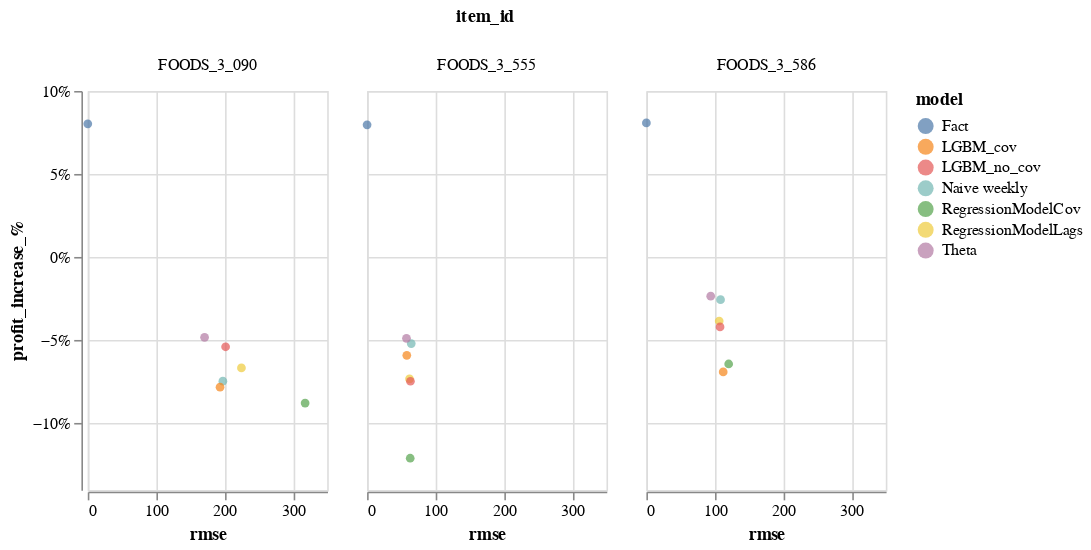

The code cell stored with this chart in its notebook:
### Code cell
alt.Chart(eval_df).mark_circle().encode(
    x=alt.X('rmse:Q',scale=alt.Scale(zero=False)),
    y=alt.Y('profit_increase_%:Q',scale=alt.Scale(zero=False), axis=alt.Axis(format='%')),
    color=alt.Color('model:N'),
    column='item_id:N'
).properties(width=150, height=250)#.interactive()

### Figure 1 — Vega-Lite specification as saved in the notebook (floating-point values rounded to 4 significant figures)
{"config": {"view": {"continuousWidth": 400, "continuousHeight": 300}}, "data": {"name": "data-74768ad68bd5e0178a60e133b12bda96"}, "mark": "circle", "encoding": {"color": {"type": "nominal", "field": "model"}, "column": {"type": "nominal", "field": "item_id"}, "x": {"type": "quantitative", "field": "rmse", "scale": {"zero": false}}, "y": {"type": "quantitative", "axis": {"format": "%"}, "field": "profit_increase_%", "scale": {"zero": false}}}, "height": 250, "width": 150, "$schema": "https://vega.github.io/schema/vega-lite/v4.8.1.json", "datasets": {"data-74768ad68bd5e0178a60e133b12bda96": [{"model": "Naive weekly", "item_id": "FOODS_3_555", "rmse": 64.56, "rmse_normalized": 1.0, "profit_increase_%": -0.05194}, {"model": "RegressionModelLags", "item_id": "FOODS_3_555", "rmse": 62.06, "rmse_normalized": 0.9609, "profit_increase_%": -0.07322}, {"model": "RegressionModelCov", "item_id": "FOODS_3_555", "rmse": 63.06, "rmse_normalized": 0.9766, "profit_increase_%": -0.1209}, {"model": "LGBM_cov", "item_id": "FOODS_3_555", "rmse": 58.06, "rmse_normalized": 0.8989, "profit_increase_%": -0.05902}, {"model": "LGBM_no_cov", "item_id": "FOODS_3_555", "rmse": 63.41, "rmse_normalized": 0.9819, "profit_increase_%": -0.0746}, {"model": "Theta", "item_id": "FOODS_3_555", "rmse": 57.59, "rmse_normalized": 0.8916, "profit_increase_%": -0.04881}, {"model": "Fact", "item_id": "FOODS_3_555", "rmse": 0.0, "rmse_normalized": 0.0, "profit_increase_%": 0.07964}, {"model": "Naive weekly", "item_id": "FOODS_3_586", "rmse": 108.4, "rmse_normalized": 1.0, "profit_increase_%": -0.02551}, {"model": "RegressionModelLags", "item_id": "FOODS_3_586", "rmse": 106.4, "rmse_normalized": 0.9814, "profit_increase_%": -0.03838}, {"model": "RegressionModelCov", "item_id": "FOODS_3_586", "rmse": 120.3, "rmse_normalized": 1.109, "profit_increase_%": -0.06422}, {"model": "LGBM_cov", "item_id": "FOODS_3_586", "rmse": 112.3, "rmse_normalized": 1.035, "profit_increase_%": -0.069}, {"model": "LGBM_no_cov", "item_id": "FOODS_3_586", "rmse": 107.7, "rmse_normalized": 0.9932, "profit_increase_%": -0.04194}, {"model": "Theta", "item_id": "FOODS_3_586", "rmse": 94.06, "rmse_normalized": 0.8672, "profit_increase_%": -0.02344}, {"model": "Fact", "item_id": "FOODS_3_586", "rmse": 0.0, "rmse_normalized": 0.0, "profit_increase_%": 0.08079}, {"model": "Naive weekly", "item_id": "FOODS_3_090", "rmse": 197.5, "rmse_normalized": 1.0, "profit_increase_%": -0.07453}, {"model": "RegressionModelLags", "item_id": "FOODS_3_090", "rmse": 224.6, "rmse_normalized": 1.138, "profit_increase_%": -0.06658}, {"model": "RegressionModelCov", "item_id": "FOODS_3_090", "rmse": 317.8, "rmse_normalized": 1.609, "profit_increase_%": -0.08773}, {"model": "LGBM_cov", "item_id": "FOODS_3_090", "rmse": 193.4, "rmse_normalized": 0.9795, "profit_increase_%": -0.07817}, {"model": "LGBM_no_cov", "item_id": "FOODS_3_090", "rmse": 201.5, "rmse_normalized": 1.021, "profit_increase_%": -0.05386}, {"model": "Theta", "item_id": "FOODS_3_090", "rmse": 170.8, "rmse_normalized": 0.8647, "profit_increase_%": -0.04817}, {"model": "Fact", "item_id": "FOODS_3_090", "rmse": 0.0, "rmse_normalized": 0.0, "profit_increase_%": 0.08025}]}}
